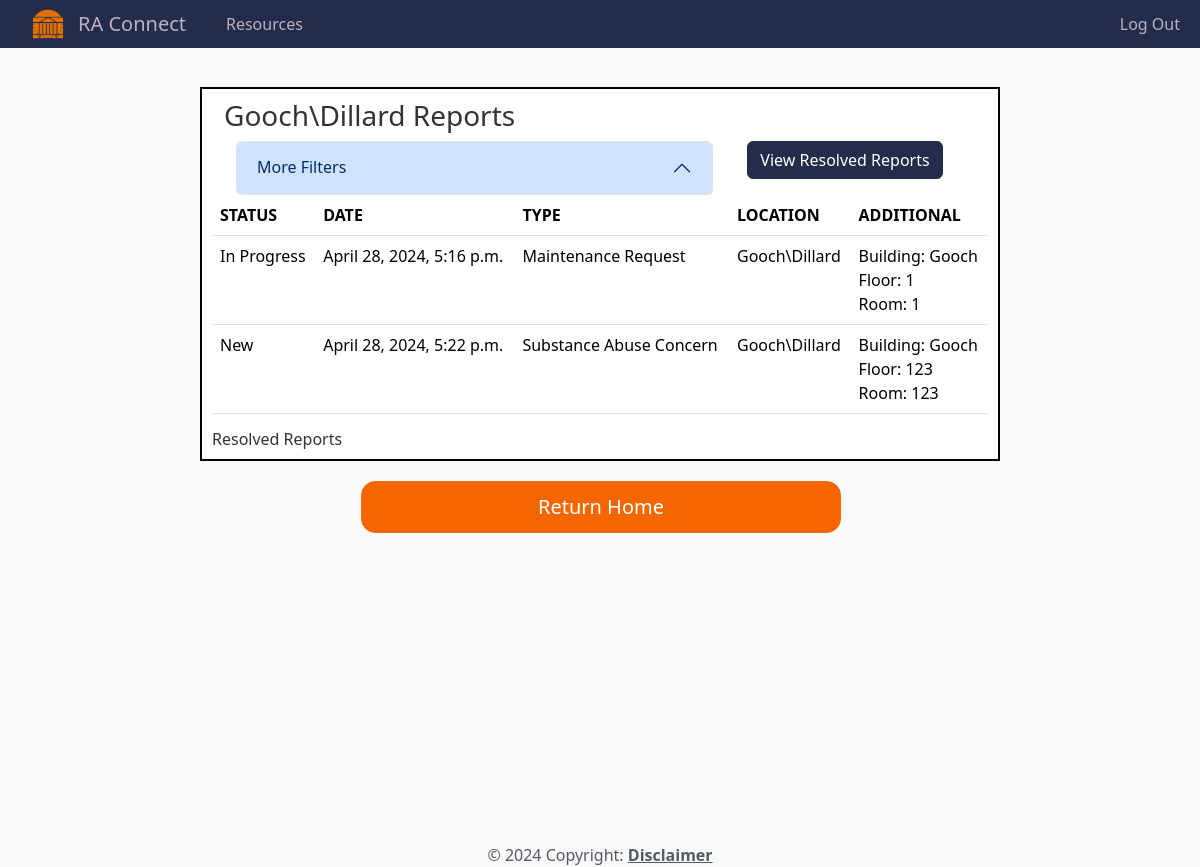
/reports/filter_reports/ (signed in), run on the app's committed database.
### reports/models.py (models this page shows, shortened)
class UserProfile(models.Model):
    user = models.OneToOneField(User, on_delete=models.CASCADE)
    residence = models.CharField(max_length=200, null=True)
    building = models.CharField(max_length=200, null=True)
    floor = models.CharField(max_length=100, null=True)

class Report(models.Model):
    STATUS_CHOICES = (
        ('New', 'New'),
        ('In Progress', 'In Progress'),
        ('Resolved', 'Resolved'),
    )
    report_text = models.TextField()
    report_file = models.FileField(upload_to='report_files/', blank=True, null=True)
    residence_type = models.CharField(max_length=100)
    report_type = models.CharField(max_length=100, blank=True)  # Add a default value
    residence = models.CharField(max_length=100)
    building = models.CharField(max_length=100, blank=True, null=True)  # Make it optional
    floor = models.IntegerField(blank=True, null=True)  # Make it optional
    room = models.CharField(max_length=100, blank=True, null=True)  # Make it optional
    submission_timestamp = models.DateTimeField(auto_now_add=True)
    status = models.CharField(max_length=20, choices=STATUS_CHOICES, default='New')
    user = models.ForeignKey(
        settings.AUTH_USER_MODEL,
        on_delete=models.CASCADE,
        blank=True,
        null=True,
    )
    admin_message = models.TextField(blank=True, null=True)  # New field for admin message

### reports/views.py (the view)
# urls.py: path('filter_reports/', views.filter_reports, name='filter_reports'),
def filter_reports(request):
    if request.user.is_authenticated and request.user.groups.filter(name='Site Admins').exists():
        user_profile = UserProfile.objects.get(user=request.user)
        residence = user_profile.residence
        building = user_profile.building
        floor = user_profile.floor
        filtered_reports = Report.objects.filter(
            residence=residence,
        )
        context = {
            'reports': filtered_reports
        }
        return render(request, 'reports/filter_reports.html', context)
    else:
        return HttpResponseForbidden("You are not authorized to view this page.")

### reports/templates/reports/filter_reports.html (shortened to what this page needs)
{% extends 'base.html' %}
{% load bootstrap5 %}
{% block content %}
     <div class="d-flex flex-column min-vh-100">
<main>
    <div class="context-box">
<div class="container">
    <h3>{{ user.userprofile.residence }} Reports</h3>
    <div class="container">
        <div class="row">
            <div class="col-8">
                <div class="accordion" id="filterAccordion">
                    <div class="accordion-item">
                        <h2 class="accordion-header" id="filterHeading">
                            <button class="accordion-button" type="button" data-bs-toggle="collapse" data-bs-target="#filterCollapse" aria-expanded="true" aria-controls="filterCollapse">
                                More Filters
                            </button>
                        </h2>
                    </div>
                </div>
            </div>
            <div class="col-md-4">
                <div class="d-flex flex-column justify-content-between h-100">
                    <div class="d-grid gap-3 d-md-flex justify-content-md-start">
                        <button type="button" class="btn btn-custom" id="toggleResolvedReports">View Resolved Reports</button>
                    </div>
                </div>
            </div>
        </div>
    </div>
</div>
        {% if report.status != "Resolved" %}
        <table class="table table-hover">
            <thead>
                <tr>
                    <th>STATUS</th>
                    <th>DATE</th>
                    <th>TYPE</th>
                    <th>LOCATION</th>
                    <th>ADDITIONAL</th>
                </tr>
            </thead>
            <tbody>
                {% for report in reports %}
                {% if report.status != "Resolved" %}
                <tr class="report-row" data-building="{{ report.building }}" data-floor="{{ report.floor }}"
                    style="cursor: pointer;" onclick="window.location.href='{% url 'report_detail' report.id %}'">
                    <td>{{ report.status }}</td>
                    <td>{{ report.submission_timestamp }}</td>
                    <td>{{ report.report_type }}</td>
                    <td>{{ report.residence }}</td>
                    <td>
                        {% if report.building %}
                        Building: {{ report.building }}<br>
                        {% endif %}
                        {% if report.floor %}
                        Floor: {{ report.floor }}<br>
                        {% endif %}
                        {% if report.room %}
                        Room: {{ report.room }}<br>
                        {% endif %}
                    </td>
                </tr>
                {% endif %}
                {% endfor %}
            </tbody>
        </table>
        {% else %}
        <p>No reports found.</p>
        {% endif %}
        <div class="accordion-item">
            <h2 class="accordion-header" id="resolvedReportsHeading">
                <button class="accordion-button collapsed" type="button" data-bs-toggle="collapse"
                    data-bs-target="#resolvedReportsCollapse" aria-expanded="false"
                    aria-controls="resolvedReportsCollapse">
                    Resolved Reports
                </button>
            </h2>
        </div>
    </div>
    <div class="d-grid gap-2 d-md-flex justify-content-center">
        <a class="btn btn-primary me-md-2" href="/">Return Home</a>
    </div>
</main>
<footer class="text-center text-lg-start bg-body-tertiary text-muted" style="display: flex; justify-content: center; align-items: center;">
    <div class="footer-content">
        © 2024 Copyright:
        <a class="text-reset fw-bold" href="{% url 'disclaimer' %}">Disclaimer</a>
    </div>
</footer>
 </div>
{% endblock %}

### static/css/style.css (style rules this page uses)
html, body { height: 100%; min-height: 100vh; margin: 0; padding: 0; display: flex; flex-direction: column; flex-grow: 1; }
:root { --uva-blue: #232d4b; --uva-orange: #f56600; --uva-light-blue: #242e4d; --uva-very-light-blue: #5a82d8; --uva-dark-blue: #00214d; --uva-text: #333; --uva-secondary: #f7f9fa; }
.d-grid .btn-custom { color: #ffffff; background-color: var(--uva-blue); border-color: var(--uva-blue); }
.d-grid .btn-primary { margin-top:20px; margin-bottom: 20px; background-color: var(--uva-orange); border-color: var(--uva-orange); color: white; transition: background-color 0.3s ease; border-radius: .9rem; padding: 10px 10px; }
.context-box { border: 2px solid black; background-color: white; padding: 10px; max-width: 800px; margin: 0 auto; }

### static/css/style2.css (style rules this page uses)
:root { --uva-blue: #232d4b; --uva-orange: #f56600; --uva-light-blue: #e6e7e8; --uva-dark-blue: #00214d; --uva-text: #333; --uva-secondary: #f7f9fa; }
body { background-color: var(--uva-secondary); color: var(--uva-text); display: flex; flex-direction: column; margin: 0; flex-grow: 1; justify-content: flex-start; padding-top: 47px; min-height: 100vh; }
main { flex-grow: 1; margin-bottom: 40px; padding: 0rem; height: 100%; margin-bottom: 40px; }
.btn { margin-right: 10px; margin-left: 10px; }
body .btn-primary { background-color: var(--uva-orange); border-color: var(--uva-orange); color: white; transition: background-color 0.3s ease; padding: 1rem 2rem; font-size: 1.25rem; border-radius: .9rem; width: 40%; margin-bottom: 20px; }

### reports/templates/base.html (style rules this page uses)
html, body { height: 100%; min-height: 100vh; margin: 0%; padding: 0; }
body { display: flex; flex-direction: column; min-height: 100vh; flex: 1 0 auto; }
main { margin-top: 20px; margin-bottom: 40px; padding-top: 20px; flex: 1; }
footer { clear: both; }

### data on the page
Report: status "In Progress", submission_timestamp "April 28, 2024, 5:16 p.m.", report_type "Maintenance Request", residence "Gooch\\Dillard", building "Gooch", floor "1", room "1"
Report: status "New", submission_timestamp "April 28, 2024, 5:22 p.m.", report_type "Substance Abuse Concern", residence "Gooch\\Dillard", building "Gooch", floor "123", room "123"

### other printed values
{{ user.userprofile.residence }} "Gooch\\Dillard"
